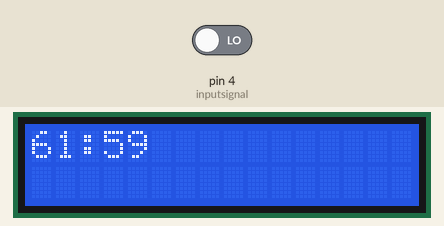
The sketch below on a simulated Arduino Uno, built with avr-gcc and run on an emulated ATmega328P. On the bench: 16×2 character LCD. The test bench sets the inputs (shaded band); at power-on: pin 4 (inputsignal) LOW. At 2.1 s the program stops and its outputs stay as they are.

Above: at 1.6 s.
1.7 s: pin 4 (inputsignal) driven HIGH
At 3.2 s:
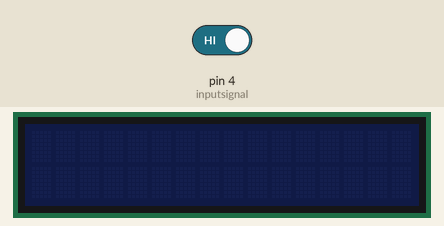
Timing chart, 0 to 3.6 s (numbered marks = the images above; inputs shaded):
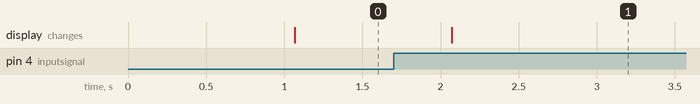

Measured:
- after the input at 1.7 s, the display: changes after 0.37 s (image 1)

The sketch:

timer.ino
```cpp
#include <LiquidCrystal.h>
//LCD DISPLAY
const int rs = 12, en = 11, d4 = 10, d5 = 9, d6 = 8, d7 = 7;
LiquidCrystal lcd(rs, en, d4, d5, d6, d7);
const int inputsignal=4;

void setup() {
   lcd.begin(16, 2);
  pinMode(inputsignal, INPUT);

}

void loop() {

    lcd.setCursor(16, 2);
  for(int minute=61;minute>=0;minute=minute-1){
    for(int sekunde=60;sekunde>=0;sekunde=sekunde-1){
      lcd.print(minute);
      lcd.print(":");
      lcd.print(sekunde);
      delay(1000);
       lcd.clear();
      if(digitalRead(inputsignal)==HIGH){
        lcd.print("POBIJEDILI STE !");
        exit(1);
        delay(5000);
        }

        if(minute==0 && sekunde==0){
          lcd.print("IZGUBILI STE !");

          exit(1);
        }
      }
    }


 }
```
